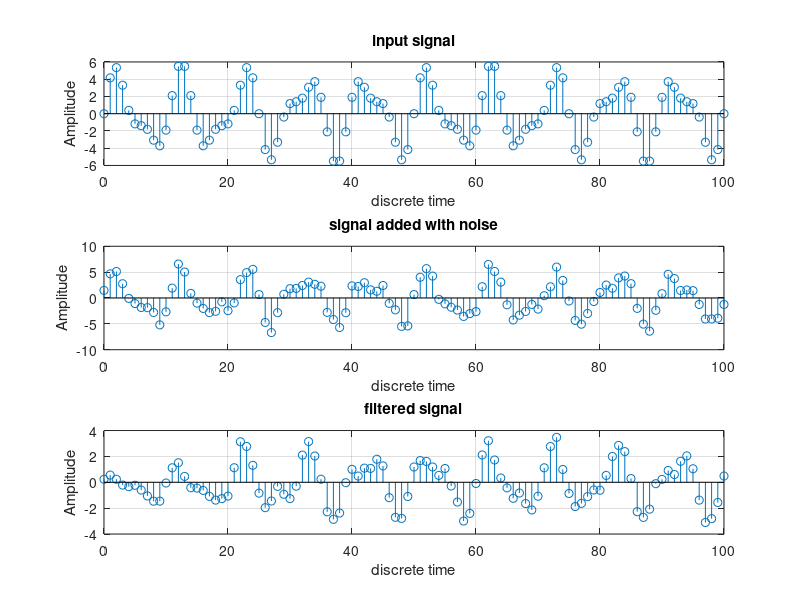

The MATLAB source for this figure:
% Mohit Kumar SR No. - 19825
%  DSP Assignment 6
% Question 11: Add white Gaussian noise (at 3dB) to a signal comprising two sinusoids 
% at 1000 and 1800Hz sampled at 10000Hz. Design a filter only to filter out signal  
% around the two frequencies so that the noise is reduced in the filtered signal
clear all;
close all;
clc;
f1=1000;f2=1800;
fs=10000;
n=0:100;
x=4*sin(2*pi*(f1/fs)*n)+2*sin(2*pi*(f2/fs)*n); % input signal
xn=awgn(x,3); % adding gaussian noise  
N = 20;                                             % Order
F = [0 0.18 0.19 0.21 0.22 0.34 0.35 0.37 0.38 1];  % Frequency Vector
A = [0 0 1 1 0 0 1 1 0 0];                          % Amplitude Vector
W = [1 1 1 1 1];                                    % Weight Vector

% calculating the coefficients using the FIRPM function
num  = firpm(N, F, A, W);
den=[1];
y = filter(num,den,xn); % filtering the noisy signal
% plotting
figure;
subplot(3,1,1); stem(n,x); xlabel('discrete time');ylabel('Amplitude');
title('input signal'); 
grid;
subplot(3,1,2); stem(n,xn); xlabel('discrete time');ylabel('Amplitude');
title('signal added with noise');
grid;
subplot(3,1,3); stem(n,y); xlabel('discrete time');ylabel('Amplitude');
title('filtered signal');
grid;


